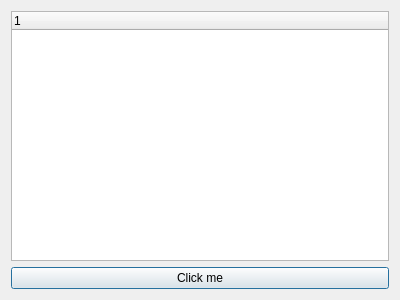
<?xml version="1.0" encoding="UTF-8"?>
<ui version="4.0">
 <class>Dialog</class>
 <widget class="QDialog" name="Dialog">
  <property name="geometry">
   <rect>
    <x>0</x>
    <y>0</y>
    <width>400</width>
    <height>300</height>
   </rect>
  </property>
  <property name="windowTitle">
   <string>Dialog</string>
  </property>
  <layout class="QVBoxLayout" name="verticalLayout">
   <item>
    <widget class="QTreeWidget" name="treeWidget">
     <column>
      <property name="text">
       <string notr="true">1</string>
      </property>
     </column>
    </widget>
   </item>
   <item>
    <widget class="QPushButton" name="pushButton">
     <property name="text">
      <string>Click me</string>
     </property>
    </widget>
   </item>
  </layout>
 </widget>
 <layoutdefault spacing="6" margin="11"/>
 <resources/>
 <connections/>
</ui>
